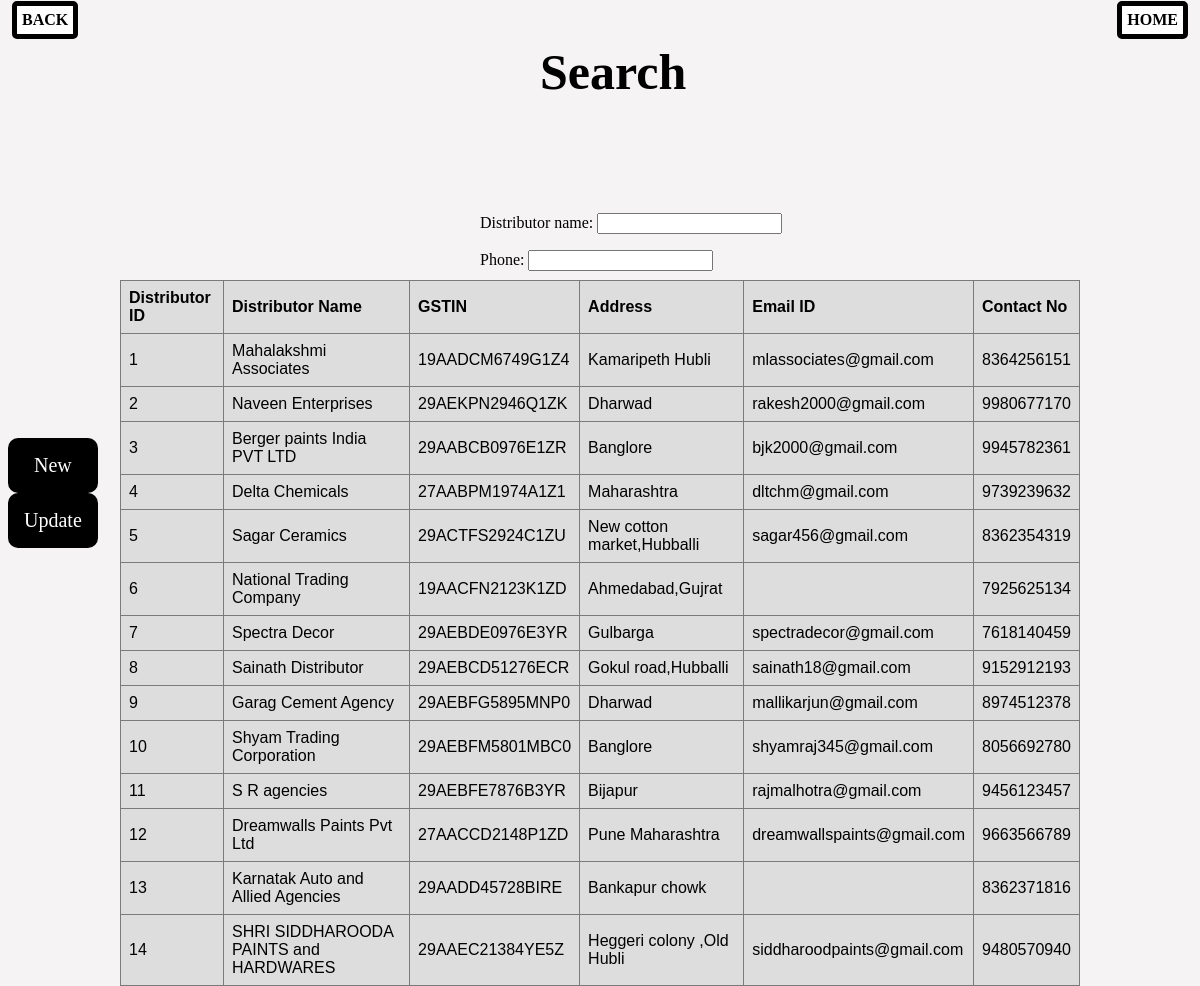
The app's page /search-distributor/ with its own data.
### paint/models.py (models this page shows, shortened)
class Distributor(models.Model):
    Distributor_id = models.AutoField(verbose_name='Distributor ID',primary_key=True)
    Distributor_name = models.CharField(max_length=50,validators=[alphanumeric])
    GSTIN = models.CharField(verbose_name='GSTIN', max_length=50)
    Address = models.CharField(verbose_name='Address', max_length=50)
    Email_id = models.EmailField(verbose_name='Email ID', max_length=70)
    Contact_no = models.IntegerField(verbose_name='Contact No',null=True,blank=True,validators=[nonneg,MaxValueValidator(9999999999,'Invalid Phone Number'),MinValueValidator(1000000000,'Invalid Phone Number')])
    objects = models.Manager()
    class Meta:
        verbose_name_plural='Distributor'
        db_table='Distributor'

### paint/views.py (the view)
# urls.py: path('search-distributor/', views.search_Distributor, name='search-distributor'),
def search_Distributor(request):
    if request.method == "POST":
        form=SearchDistributorForm(request.POST)
        if form.is_valid():
            name=form.cleaned_data.get('Distributor_name')
            phone=form.cleaned_data.get('phone')
        name='%'+name+'%'
        phone='%'+phone+'%'
        q = Distributor.objects.raw('SELECT * FROM Distributor WHERE Contact_no like %s and Distributor_name like %s',[phone,name])
        context = {'distributor': q}
        return render(request, 'disdetails.htm', context)
    else:
        q2=Distributor.objects.raw('SELECT * FROM Distributor')
        form = SearchDistributorForm()
    return render(request, 'searchd.htm', {'form': form,'dist':q2})

### paint/forms.py
class SearchDistributorForm(forms.Form):
    Distributor_name = forms.CharField(required=False)
    phone = forms.CharField(required=False)

### paint/templates/searchd.htm (shortened to what this page needs)
<!DOCTYPE html>
<html lang="en">
<head>
</head>
<body style="background-color:rgb(245, 243, 243);" >
    <div class="icon-bar">
        <a href="http://127.0.0.1:8000/admin/paint/distributor/add/" >New</a>
        <a href="http://127.0.0.1:8000/admin/paint/distributor/" >Update</a>
    </div>
    <nav>
        <div class="btn-group">
          <a href="{% url 'home' %}" target="_top"><button style="position: absolute; right:1%; top:1px"><b>Home</b></button></a>
          <a href="{% url 'home' %}" target="_top"><button style="position: absolute; left:1%; top:1px"><b>Back</b></button></a>
        </div>
    </nav>
    {% block content %}
    <h1 style="position:absolute; top:1%; left:45%; font-size:50px">Search</h2>
    <form style= "font-size:30; position :absolute;top:20% ; left:40%" method="POST" class="post-form">{% csrf_token %}
        {{ form.as_p }}
        <button type="submit" class="save btn btn-default">Search</button>
    </form>
    <table style= "font-size:30; position :absolute; top:280px">
        <tr style="border: 5px;">
            <th>Distributor ID</th>
            <th>Distributor Name</th>
            <th>GSTIN</th>
            <th>Address</th>
            <th>Email ID</th>
            <th>Contact No</th>
        </tr>
        {% for item in dist %}
        <tr>
            <td>{{ item.Distributor_id }}</td>
            <td>{{ item.Distributor_name }}</td>
            <td>{{ item.GSTIN }}</td>
            <td>{{ item.Address }}</td>
            <td>{{ item.Email_id }}</td>
            <td>{{ item.Contact_no }}</td>
        </tr>
        {% endfor %}
    </table>
{% endblock %}
</body>
</html>

### paint/templates/searchd.htm (style rules this page uses)
.btn-group button { background-color: rgb(255, 255, 255); border: 5px solid rgb(0, 0, 0); color: rgb(0, 0, 0); padding: 5px 5px; text-transform:uppercase; text-align: center; cursor: pointer; text-decoration: none; font-size: 16px; border-radius: 5px; white-space: nowrap; font-family:Cambria, Cochin, Georgia, Times, 'Times New Roman', serif; }
table { top: 20%; left: 10%; font-family: arial, sans-serif; border-collapse: collapse; width: 80%; }
td, th { border: 1px solid #7a7a7a; text-align: left; padding: 8px; }
tr { background-color: #dddddd; }
.icon-bar { position: fixed; top: 50%; -webkit-transform: translateY(-50%); -ms-transform: translateY(-50%); transform: translateY(-50%); }
.icon-bar a { display: block; border-radius :10px; border-top: 20px; border-color: aliceblue; text-align: center; padding: 16px; transition: all 0.3s ease; color: rgb(255, 255, 255); font-size: 20px; text-decoration: none; background-color: #000; }

### records on screen
Distributor: Distributor_id "1", Distributor_name "Mahalakshmi Associates", GSTIN "19AADCM6749G1Z4", Address "Kamaripeth Hubli", Email_id "mlassociates@gmail.com", Contact_no "8364256151"
Distributor: Distributor_id "2", Distributor_name "Naveen Enterprises", GSTIN "29AEKPN2946Q1ZK", Address "Dharwad", Email_id "rakesh2000@gmail.com", Contact_no "9980677170"
Distributor: Distributor_id "3", Distributor_name "Berger paints India PVT LTD", GSTIN "29AABCB0976E1ZR", Address "Banglore", Email_id "bjk2000@gmail.com", Contact_no "9945782361"
Distributor: Distributor_id "4", Distributor_name "Delta Chemicals", GSTIN "27AABPM1974A1Z1", Address "Maharashtra", Email_id "dltchm@gmail.com", Contact_no "9739239632"
Distributor: Distributor_id "5", Distributor_name "Sagar Ceramics", GSTIN "29ACTFS2924C1ZU", Address "New cotton market,Hubballi", Email_id "sagar456@gmail.com", Contact_no "8362354319"
Distributor: Distributor_id "6", Distributor_name "National Trading Company", GSTIN "19AACFN2123K1ZD", Address "Ahmedabad,Gujrat", Contact_no "7925625134"
Distributor: Distributor_id "7", Distributor_name "Spectra Decor", GSTIN "29AEBDE0976E3YR", Address "Gulbarga", Email_id "spectradecor@gmail.com", Contact_no "7618140459"
Distributor: Distributor_id "8", Distributor_name "Sainath Distributor", GSTIN "29AEBCD51276ECR", Address "Gokul road,Hubballi", Email_id "sainath18@gmail.com", Contact_no "9152912193"
Distributor: Distributor_id "9", Distributor_name "Garag Cement Agency", GSTIN "29AEBFG5895MNP0", Address "Dharwad", Email_id "mallikarjun@gmail.com", Contact_no "8974512378"
Distributor: Distributor_id "10", Distributor_name "Shyam Trading Corporation", GSTIN "29AEBFM5801MBC0", Address "Banglore", Email_id "shyamraj345@gmail.com", Contact_no "8056692780"
Distributor: Distributor_id "11", Distributor_name "S R agencies", GSTIN "29AEBFE7876B3YR", Address "Bijapur", Email_id "rajmalhotra@gmail.com", Contact_no "9456123457"
Distributor: Distributor_id "12", Distributor_name "Dreamwalls Paints Pvt Ltd", GSTIN "27AACCD2148P1ZD", Address "Pune Maharashtra", Email_id "dreamwallspaints@gmail.com", Contact_no "9663566789"
Distributor: Distributor_id "13", Distributor_name "Karnatak Auto and Allied Agencies", GSTIN "29AADD45728BIRE", Address "Bankapur chowk", Contact_no "8362371816"
Distributor: Distributor_id "14", Distributor_name "SHRI SIDDHAROODA PAINTS and HARDWARES", GSTIN "29AAEC21384YE5Z", Address "Heggeri colony ,Old Hubli", Email_id "siddharoodpaints@gmail.com", Contact_no "9480570940"
